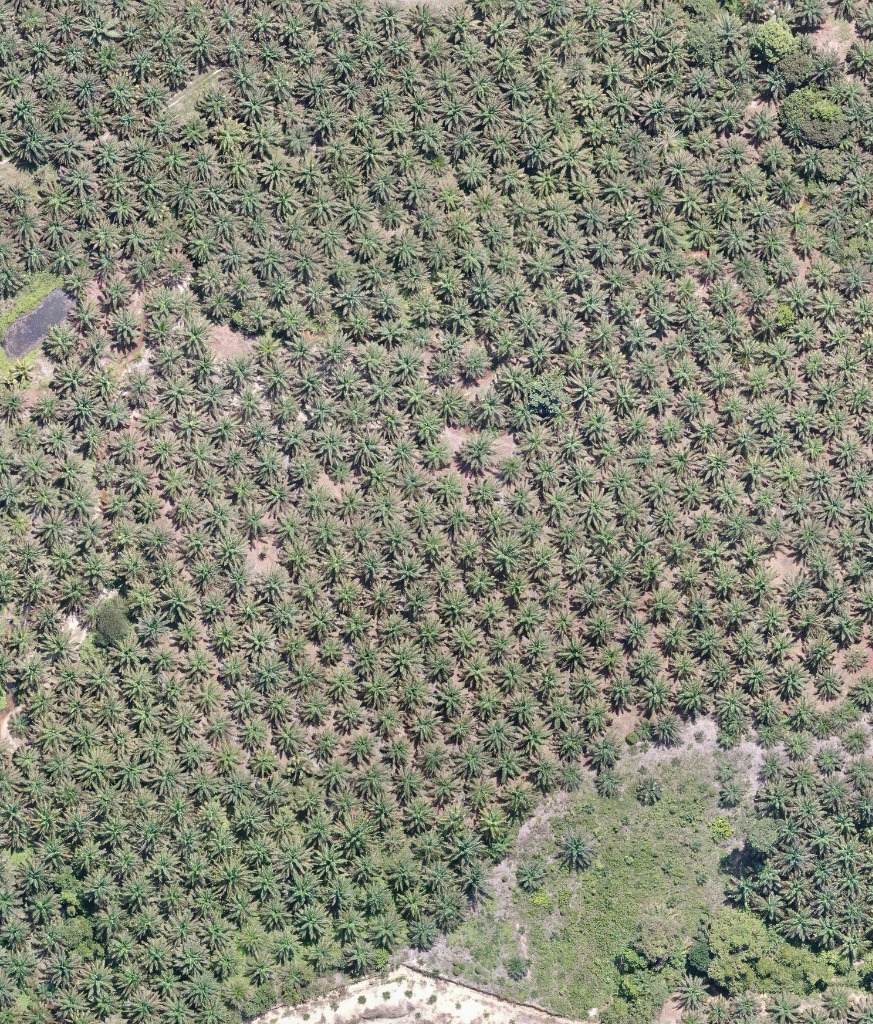
#> input picture data/samples/sample_plantation.jpg, 873 x 1024 px, found by its file name
$ python crop_and_classify.py
#> lines starting #> are read from the running program, lines starting #| are printed output that depends on the picture
#!/usr/bin/env python3
"""Extract audit crops and analyze canopy attributes (FR-12, FR-15)."""

import argparse
import csv
import os
import sys
import cv2
import numpy as np


def analyze_canopy_color(crop: np.ndarray) -> str:
    """Classify canopy foliage condition based on HSV color profile."""
    if crop.size == 0:
        return "empty"

    hsv = cv2.cvtColor(crop, cv2.COLOR_BGR2HSV)
    mean_val = np.mean(hsv[:, :, 2])
    mean_sat = np.mean(hsv[:, :, 1])
    mean_hue = np.mean(hsv[:, :, 0])

    if mean_val < 50:
        return "shadowed"
    elif mean_hue >= 35 and mean_hue <= 85 and mean_sat > 40:
        return "healthy_green"
    elif mean_hue < 35 and mean_sat > 30:
        return "yellowing_or_soil"
    else:
        return "mixed_canopy"


def main():
    parser = argparse.ArgumentParser(
        description="Extract tree crown crops and classify canopy attributes."
    )
    parser.add_argument(
        "--input",
        "-i",
        default="data/samples/sample_plantation.jpg",
        help="Path to source aerial image.",
    )
    parser.add_argument(
        "--csv",
        default="runs/detections.csv",
        help="Path to detections CSV file.",
    )
    parser.add_argument(
        "--output-dir",
        "-o",
        default="runs/crops",
        help="Directory to save extracted crops.",
    )
    parser.add_argument(
        "--margin",
        type=int,
        default=4,
        help="Pixel margin padding around bounding box.",
    )
    parser.add_argument(
        "--max-crops",
        type=int,
        default=50,
        help="Maximum number of sample crops to extract.",
    )

    args = parser.parse_args()

    if not os.path.exists(args.input):
        print(f"Error: Input image not found: {args.input}")
        sys.exit(1)
    if not os.path.exists(args.csv):
        print(f"Error: Detections CSV not found: {args.csv}")
        sys.exit(1)

    image = cv2.imread(args.input)
#> image is the input picture: shape (1024, 873, 3); mean B, G, R 118.1, 134.6, 132.7
    if image is None:
        print(f"Error: Failed to read image: {args.input}")
        sys.exit(1)

    img_h, img_w = image.shape[:2]
#> img_h = 1024; img_w = 873
    os.makedirs(args.output_dir, exist_ok=True)

    crops_metadata = []

    with open(args.csv, "r", encoding="utf-8") as f:
#> (reads runs/detections.csv from the repository)
        reader = csv.DictReader(f)
        count = 0
        for row in reader:
            if count >= args.max_crops:
                break

            tree_id = int(row["tree_id"])
            x = float(row["box_x"])
            y = float(row["box_y"])
            w = float(row["box_w"])
            h = float(row["box_h"])
            conf = float(row["confidence"])

            # Add padding
            x1 = max(0, int(x - args.margin))
            y1 = max(0, int(y - args.margin))
            x2 = min(img_w, int(x + w + args.margin))
            y2 = min(img_h, int(y + h + args.margin))

            crop = image[y1:y2, x1:x2]
            if crop.size == 0:
                continue

            canopy_class = analyze_canopy_color(crop)
            review_flag = "review_needed" if conf < 0.40 else "accepted"

            # Create class directory
            class_dir = os.path.join(args.output_dir, canopy_class)
            os.makedirs(class_dir, exist_ok=True)

            crop_filename = f"tree_{tree_id:04d}_conf_{int(conf * 100)}.jpg"
            crop_path = os.path.join(class_dir, crop_filename)
            cv2.imwrite(crop_path, crop)

            crops_metadata.append(
                {
                    "tree_id": tree_id,
                    "confidence": conf,
                    "canopy_class": canopy_class,
                    "review_flag": review_flag,
                    "crop_file": os.path.relpath(crop_path, args.output_dir),
                }
            )
            count += 1
#> this loop made 51 passes
#> (mean_val in analyze_canopy_color, mean_sat in analyze_canopy_color, mean_hue in analyze_canopy_color, canopy_class) on passes 1 to 12: (130.2, 29.35, 48.15, 'mixed_canopy'), (131, 31.79, 37.61, 'mixed_canopy'), (122.2, 30.87, 44.79, 'mixed_canopy'), (122.8, 39.14, 42.44, 'mixed_canopy'), (138.3, 37.5, 34.87, 'yellowing_or_soil'), (128.9, 36.37, 37.31, 'mixed_canopy'), (141.8, 38.19, 33.44, 'yellowing_or_soil'), (125.6, 35.84, 40.28, 'mixed_canopy'), (128.9, 30.72, 37.5, 'mixed_canopy'), (128.8, 31.8, 40.34, 'mixed_canopy'), (124.5, 33.3, 41.37, 'mixed_canopy'), (130.5, 32.65, 39.06, 'mixed_canopy')
#> pass 1, in main, `crop = image[y1:y2, x1:x2]`:
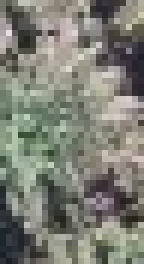
#> crop: shape (44, 24, 3) (shown 6 times larger); mean B, G, R 117.2, 127.2, 125.7
#> pass 2, in main, `crop = image[y1:y2, x1:x2]`:
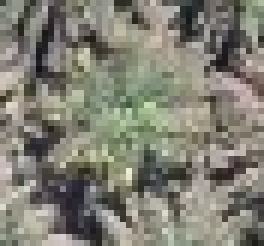
#> crop: shape (41, 44, 3) (shown 6 times larger); mean B, G, R 115.8, 127.3, 128.6
#> after the loop:
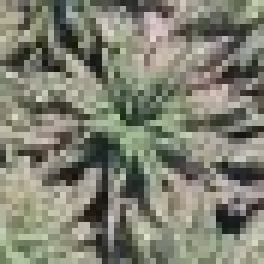
#> crop: shape (44, 44, 3) (shown 6 times larger); mean B, G, R 113.5, 128.1, 127.1
#> after the loop, count = 50; crops_metadata = 50 items

    # Save summary metadata
    meta_path = os.path.join(args.output_dir, "crops_inventory.csv")
    with open(meta_path, "w", newline="", encoding="utf-8") as f:
        writer = csv.DictWriter(
            f,
            fieldnames=[
                "tree_id",
                "confidence",
                "canopy_class",
                "review_flag",
                "crop_file",
            ],
        )
        writer.writeheader()
        writer.writerows(crops_metadata)

    print(f"Extracted {len(crops_metadata)} tree crown chips to: {args.output_dir}")
#| Extracted 50 tree crown chips to: runs/crops
    print(f"Saved crop metadata inventory to: {meta_path}")
#| Saved crop metadata inventory to: runs/crops/crops_inventory.csv


if __name__ == "__main__":
    main()
